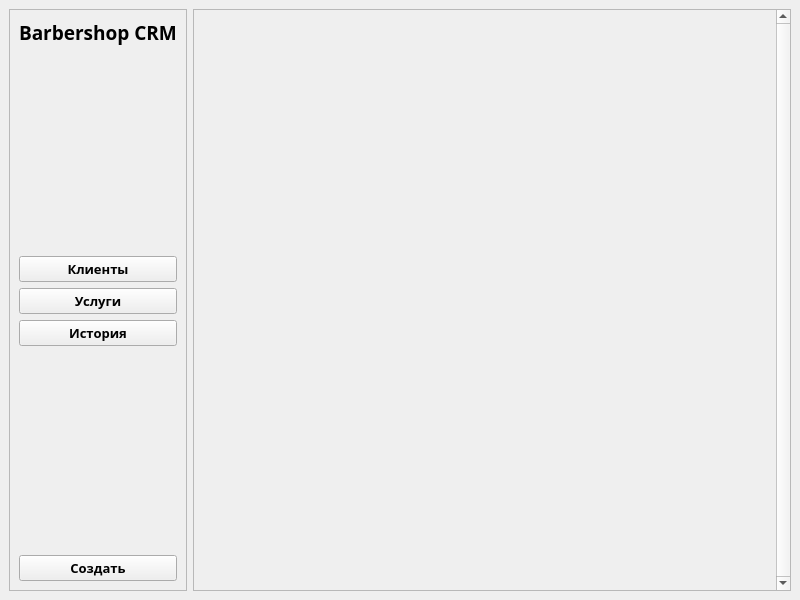
<?xml version="1.0" encoding="UTF-8"?>
<ui version="4.0">
 <class>MainWindow</class>
 <widget class="QMainWindow" name="MainWindow">
  <property name="geometry">
   <rect>
    <x>0</x>
    <y>0</y>
    <width>800</width>
    <height>600</height>
   </rect>
  </property>
  <property name="windowTitle">
   <string>MainWindow</string>
  </property>
  <widget class="QWidget" name="centralwidget">
   <layout class="QHBoxLayout" name="horizontalLayout">
    <item>
     <widget class="QFrame" name="frame">
      <property name="minimumSize">
       <size>
        <width>140</width>
        <height>0</height>
       </size>
      </property>
      <property name="frameShape">
       <enum>QFrame::StyledPanel</enum>
      </property>
      <property name="frameShadow">
       <enum>QFrame::Raised</enum>
      </property>
      <layout class="QVBoxLayout" name="verticalLayout">
       <item>
        <widget class="QLabel" name="label">
         <property name="font">
          <font>
           <family>Bahnschrift SemiBold</family>
           <pointsize>14</pointsize>
           <weight>75</weight>
           <bold>true</bold>
          </font>
         </property>
         <property name="text">
          <string>Barbershop CRM</string>
         </property>
        </widget>
       </item>
       <item>
        <spacer name="verticalSpacer">
         <property name="orientation">
          <enum>Qt::Vertical</enum>
         </property>
         <property name="sizeType">
          <enum>QSizePolicy::Expanding</enum>
         </property>
         <property name="sizeHint" stdset="0">
          <size>
           <width>20</width>
           <height>70</height>
          </size>
         </property>
        </spacer>
       </item>
       <item>
        <widget class="QPushButton" name="clientsButton">
         <property name="font">
          <font>
           <family>Bahnschrift SemiBold</family>
           <pointsize>10</pointsize>
           <weight>75</weight>
           <bold>true</bold>
          </font>
         </property>
         <property name="text">
          <string>Клиенты</string>
         </property>
        </widget>
       </item>
       <item>
        <widget class="QPushButton" name="serviceButton">
         <property name="font">
          <font>
           <family>Bahnschrift SemiBold</family>
           <pointsize>10</pointsize>
           <weight>75</weight>
           <bold>true</bold>
          </font>
         </property>
         <property name="text">
          <string>Услуги</string>
         </property>
        </widget>
       </item>
       <item>
        <widget class="QPushButton" name="historyButton">
         <property name="font">
          <font>
           <family>Bahnschrift SemiBold</family>
           <pointsize>10</pointsize>
           <weight>75</weight>
           <bold>true</bold>
          </font>
         </property>
         <property name="text">
          <string>История</string>
         </property>
        </widget>
       </item>
       <item>
        <spacer name="verticalSpacer_2">
         <property name="orientation">
          <enum>Qt::Vertical</enum>
         </property>
         <property name="sizeHint" stdset="0">
          <size>
           <width>20</width>
           <height>44</height>
          </size>
         </property>
        </spacer>
       </item>
       <item>
        <widget class="QPushButton" name="createButton">
         <property name="font">
          <font>
           <family>Bahnschrift SemiBold</family>
           <pointsize>10</pointsize>
           <weight>75</weight>
           <bold>true</bold>
          </font>
         </property>
         <property name="text">
          <string>Создать</string>
         </property>
        </widget>
       </item>
      </layout>
     </widget>
    </item>
    <item>
     <widget class="QScrollArea" name="scrollArea">
      <property name="tabletTracking">
       <bool>false</bool>
      </property>
      <property name="verticalScrollBarPolicy">
       <enum>Qt::ScrollBarAlwaysOn</enum>
      </property>
      <property name="widgetResizable">
       <bool>true</bool>
      </property>
      <widget class="QWidget" name="scrollAreaWidgetContents">
       <property name="geometry">
        <rect>
         <x>0</x>
         <y>0</y>
         <width>548</width>
         <height>576</height>
        </rect>
       </property>
       <layout class="QVBoxLayout" name="verticalLayout_2"/>
      </widget>
     </widget>
    </item>
   </layout>
  </widget>
 </widget>
 <resources/>
 <connections/>
</ui>
